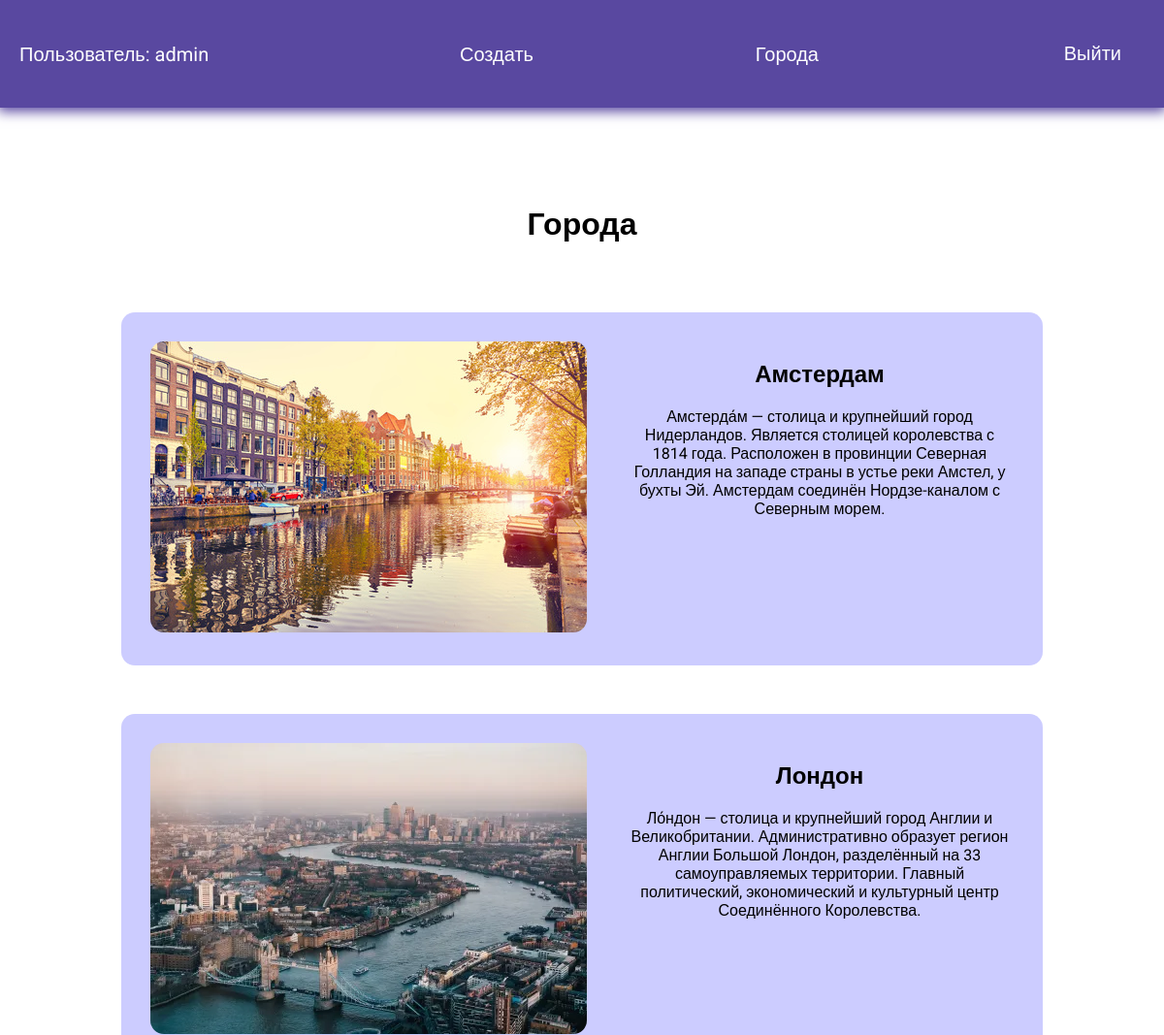
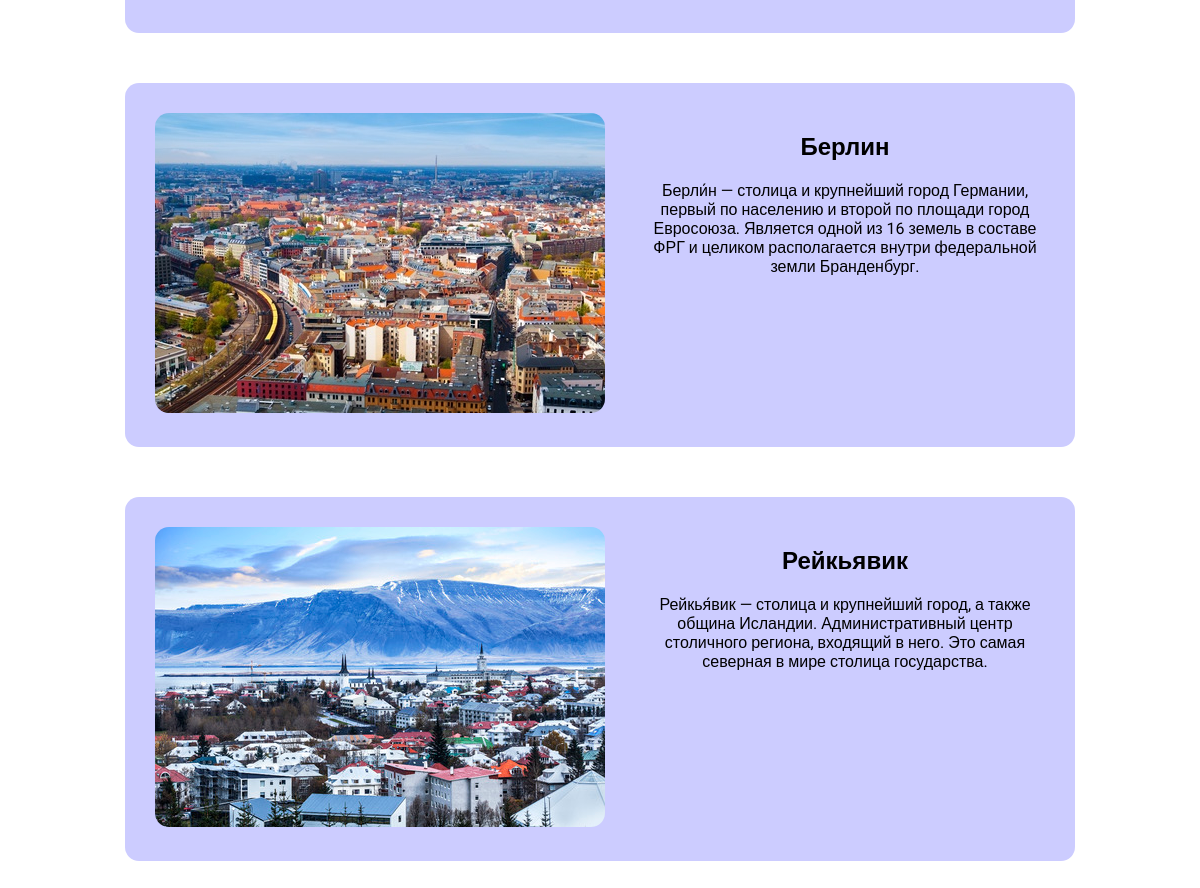
The app's page / (signed in) with its own data (2 pictures, top to bottom).
### cities/models.py (models this page shows, shortened)
class Cities(models.Model):
    title = models.CharField(max_length=50)
    description = models.CharField(max_length=250)
    image = models.ImageField(upload_to='cities/images/')
    url = models.URLField(blank=True)

### cities/views.py (the view)
# urls.py: path('', views.index, name='index'),
def index(request):
    cities = Cities.objects.all()
    return render(request, 'cities/index.html', {'cities': cities})

### cities/templates/cities/index.html
{%extends 'cities/base.html'%}
{%block content%}
<h1>Города</h1>
<div class="block">
    {%for city in cities%}
    <div class="city">
        <div class="element">
            <img src="{{city.image.url}}" alt="">
        </div>
        <div class="text">
            <h2><a href="{{city.url}}" target="_blank">{{city.title}}</a></h2>
            <p>{{city.description}}</p>
        </div>
    </div>
    {%endfor%}
</div>
{%endblock%}

### cities/templates/cities/base.html (shortened to what this page needs)
<!DOCTYPE html>
{%load static%}
<html lang="en">
<head>
    <link rel="stylesheet" href="{%static 'css/style.css'%}">
</head>
<body>
<div class="menu">
    <div class="wrap">
        <ul>
            {%if user.is_authenticated%}
                <li class="logo">Пользователь: {{user.username}}</li>
                <li><a href="">Создать</a></li>
                <li><a href="{% url 'index'%}">Города</a></li>
                <li>
                    <form action="{%url 'logoutuser'%}" method="post">
                        <button class="top">Выйти</button>
                    </form>
                    </li>
            {%else%}
                <li><a href="{%url 'signupuser'%}">Зарегистрироваться</a></li>
                <li><a href="{%url 'loginuser'%}">Войти</a></li>
            {%endif%}
        </ul>
    </div>
</div>
<div class="content">
    <div class="wrap">
        {%block content%}
        {%endblock%}
    </div>
</div>
</body>
</html>

### cities/static/css/style.css (style rules this page uses)
body { font-family: "Roboto", sans-serif; padding: 0; margin: 0; }
.content { text-align: center; }
.wrap { max-width: 1200px; margin: 0 auto; padding: 20px; box-sizing: border-box; }
.city { display: flex; flex-wrap: wrap; background: #CCCCFF; justify-content: space-evenly; padding: 30px; margin: 50px; border-radius: 14px; }
.text { width: 400px; margin-left: 40px; }
.element img { border-radius: 14px; }
a { color: black; text-decoration:none }
.menu { background: #5948a0; box-shadow: 0 2px 12px 2px #5948a0; }
ul { list-style: none; padding: 0; }
.menu ul { display: flex; justify-content: space-between; align-items: center; font-size: 20px; }
.menu .logo { margin-right: 30px; color: #FFF; }
.menu a { color: #FFF; }
.content .wrap { display: flex; flex-direction: column; align-items: center; justify-content: center; margin-top: 60px; }
button { border-radius: 6px; padding: 10px 40px; margin-top: 40px; font-size: 20px; cursor: pointer; }
.top { padding: 4px 24px; margin-top: 0; background: transparent; border: none; color: #FFF; }

### records on screen
Cities: image (picture), title "Амстердам", description "Амстерда́м — столица и крупнейший город Нидерландов. Является столицей королевства с 1814 года. Расположен в провинции Северная Голландия на западе страны в устье реки Амстел, у бухты Эй. Амстердам соединён Нордзе-каналом с Северным морем."
Cities: image (picture), title "Лондон", description "Ло́ндон — столица и крупнейший город Англии и Великобритании. Административно образует регион Англии Большой Лондон, разделённый на 33 самоуправляемых территории. Главный политический, экономический и культурный центр Соединённого Королевства."
Cities: image (picture), title "Берлин", description "Берли́н — столица и крупнейший город Германии, первый по населению и второй по площади город Евросоюза. Является одной из 16 земель в составе ФРГ и целиком располагается внутри федеральной земли Бранденбург."
Cities: image (picture), title "Рейкьявик", description "Рейкья́вик — столица и крупнейший город, а также община Исландии. Административный центр столичного региона, входящий в него. Это самая северная в мире столица государства."

### other values on screen
{{ user.username }} "admin"
